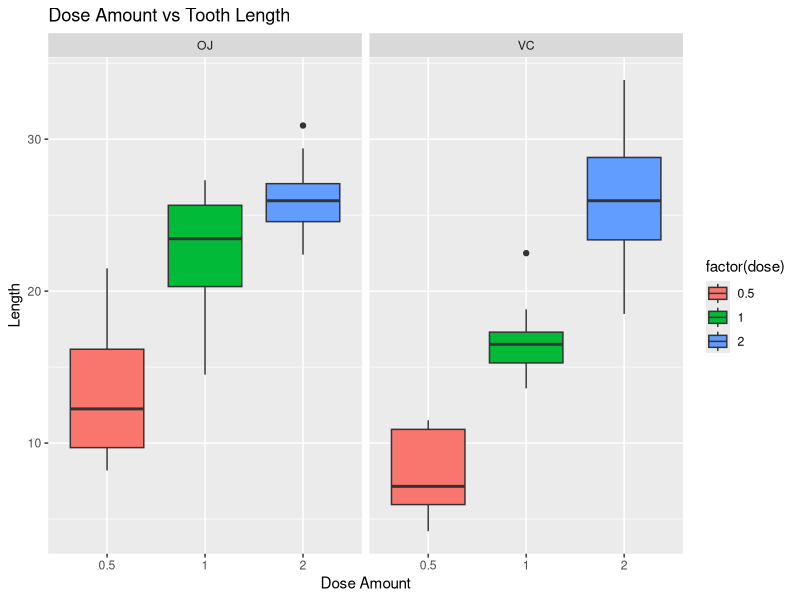

Reproduce this figure in R.
## ---- chunk 1
library("ggplot2")
## ---- chunk 2
# Load the ToothGrowth data
data("ToothGrowth")
str(ToothGrowth)
## ---- chunk 3
summary(ToothGrowth)
## ---- chunk 4
g <- ggplot(ToothGrowth, aes(x = factor(dose), y = len)) 
g <- g + geom_boxplot(aes(fill = factor(dose)))
g <- g + facet_grid(. ~ supp)
g <- g + ggtitle("Dose Amount vs Tooth Length")
g <- g + xlab("Dose Amount") + ylab("Length")
g
## ---- chunk 5
t.test(len ~ supp, ToothGrowth)
## ---- chunk 6
t.test(len ~ dose, ToothGrowth[ToothGrowth$dose %in% c(0.5, 1), ])
## ---- chunk 7
t.test(len ~ dose, ToothGrowth[ToothGrowth$dose %in% c(1, 2), ])
